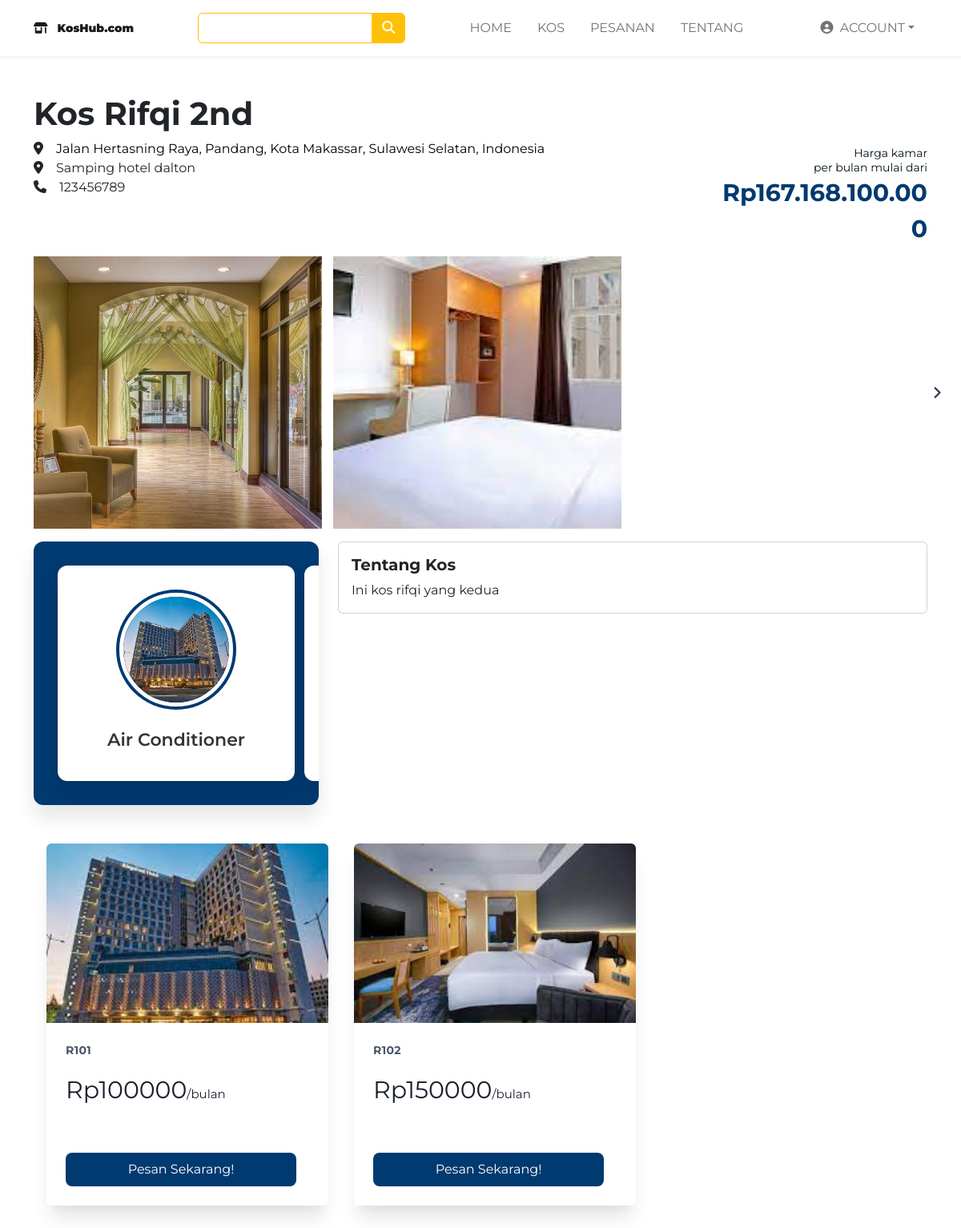
Screenshot of /index.php/user/Kos_user?id=8 with the database file from the repository.
### tables this page shows
CREATE TABLE `daftar_kos` (
  `id_kos` int(11) NOT NULL AUTO_INCREMENT,
  `id_penyewa` int(11) NOT NULL,
  `nama_kos` varchar(100) NOT NULL,
  `alamat_kos` varchar(100) NOT NULL,
  `alamat_lengkap` varchar(100) NOT NULL,
  `tentang_kos` varchar(255) NOT NULL,
  `status` int(1) NOT NULL,
  PRIMARY KEY (`id_kos`),
  KEY `id_penyewa` (`id_penyewa`),
  CONSTRAINT `daftar_kos_ibfk_1` FOREIGN KEY (`id_penyewa`) REFERENCES `penyewa` (`id_penyewa`) ON DELETE CASCADE ON UPDATE CASCADE
);

CREATE TABLE `penyewa` (
  `id_penyewa` int(100) NOT NULL AUTO_INCREMENT,
  `nama` varchar(100) DEFAULT NULL,
  `email` varchar(100) DEFAULT NULL,
  `no_hp` varchar(100) DEFAULT NULL,
  `password` varchar(100) DEFAULT NULL,
  `foto` varchar(255) DEFAULT NULL,
  PRIMARY KEY (`id_penyewa`)
);

CREATE TABLE `gambar_kos` (
  `id_gambar` int(11) NOT NULL AUTO_INCREMENT,
  `id_kos` int(11) NOT NULL,
  `foto_kos` varchar(255) NOT NULL,
  PRIMARY KEY (`id_gambar`),
  KEY `id_kos` (`id_kos`),
  CONSTRAINT `gambar_kos_ibfk_1` FOREIGN KEY (`id_kos`) REFERENCES `daftar_kos` (`id_kos`) ON DELETE CASCADE ON UPDATE CASCADE
);

CREATE TABLE `kamar` (
  `id_kamar` int(11) NOT NULL AUTO_INCREMENT,
  `id_kos` int(11) DEFAULT NULL,
  `nama_kamar` varchar(100) DEFAULT NULL,
  `tarif_bulanan` int(11) DEFAULT NULL,
  `tarif_tahunan` int(11) DEFAULT NULL,
  `status_kamar` varchar(255) NOT NULL,
  `foto` varchar(255) DEFAULT NULL,
  PRIMARY KEY (`id_kamar`),
  KEY `id_kos` (`id_kos`),
  CONSTRAINT `kamar_ibfk_1` FOREIGN KEY (`id_kos`) REFERENCES `daftar_kos` (`id_kos`) ON DELETE CASCADE ON UPDATE CASCADE
);

### application/controllers/user/Kos_user.php (called while the page is built, shortened)
<?php
class Kos_user extends CI_Controller
{
    function __construct()
    {
        $this->load->helper('url');
        $this->load->library('session');
        $this->load->database();
    }
    public function index()
    {
        if (!$this->session->userdata('email')) {
            $id = $this->input->get('id');
            $sqlKos = "SELECT * FROM daftar_kos WHERE id_kos = '$id'";
            $hasilKos = $this->db->query($sqlKos);
            $dataKos['dataKos'] = $hasilKos->result_array();
            $sqlFoto = "SELECT * FROM gambar_kos WHERE id_kos = '$id'";
            $hasilFoto = $this->db->query($sqlFoto);
            $dataFoto['fotoKos'] = $hasilFoto->result_array();
            $sqlNomor = "SELECT no_hp FROM penyewa p JOIN daftar_kos ON p.id_penyewa = daftar_kos.id_penyewa WHERE daftar_kos.id_kos = '$id'";
            $hasilNomor = $this->db->query($sqlNomor);
            $dataNomor['nomorKos'] = $hasilNomor->result_array();
            $sqlharga = "SELECT * FROM kamar WHERE id_kos = '$id'";
            $hasilHarga = $this->db->query($sqlharga);
            $dataHarga['kamarKos'] = $hasilHarga->result_array();
            $sqlMurah = "SELECT MIN(tarif_bulanan) AS smallest_tarif FROM kamar WHERE id_kos = '$id'";
            $hasilMurah = $this->db->query($sqlMurah);
            $dataMurah['termurah'] = $hasilMurah->result_array();
            $data = $dataKos + $dataFoto + $dataNomor + $dataHarga + $dataMurah;
            $this->load->view('user/kos_user', $data);
        }
    }
}

### index.php (called while the page is built, shortened)
<?php
require_once BASEPATH.'core/CodeIgniter.php';

### application/views/user/tailwind/kos-room.php (the view, shortened to what this page needs)
<html lang="en">
<head>
</head>
<body>
    <div class="container">
        <div class="row">
            <?php foreach ($kamarKos as $key => $kamar) { ?>
                <div class="max-w-sm w-full sm:w-1/2 lg:w-1/3 py-6 px-3">
                    <div class="bg-white shadow-xl rounded overflow-hidden">
                        <div class="bg-cover bg-center h-56 p-4" style="background-image: url(<?= $kamar['foto'] ?>)">
                        </div>
                        <div class="p-4">
                            <p class="uppercase tracking-wide text-sm font-bold text-gray-700"><?= $kamar['nama_kamar'] ?>
                            </p>
                            <p class="text-3xl text-gray-900">Rp<?= $kamar['tarif_bulanan'] ?><span style="font-size: 15px;">/bulan</span> </p>
                        </div>
                        <div class="px-4 pt-3 pb-4">
                            <div class="d-grid gap-3">
                                <a class="btn btn-cari btn-lg px-5 me-sm-3 fs-6" onclick="showPopup('<?= $kamar['id_kos'] ?>' ,'<?= $kamar['id_kamar'] ?>','<?= $kamar['nama_kamar'] ?>', '<?= $kamar['tarif_bulanan'] ?>', '<?= $kamar['status_kamar'] ?>')">Pesan
                                    Sekarang!</a>
                            </div>
                        </div>
                    </div>
                </div>
            <?php } ?>
        </div>
    </div>
</body>
</html>

### application/views/user/kos_user.php (shortened to what this page needs)
<!DOCTYPE html>
<html lang="en">
<head>
    <link rel="stylesheet" type="text/css" href="<?= base_url() ?>assets/css_fix/bootstrap.css" />
    <link rel="stylesheet" type="text/css" href="<?= base_url() ?>assets/css_fix/navbar.css" />
    <link rel="stylesheet" type="text/css" href="<?= base_url() ?>assets/css_fix/kos2_user.css" />
    <link rel="stylesheet" type="text/css" href="<?= base_url() ?>assets/css_fix/kos_user2.css" />
    <link href='https://unpkg.com/boxicons@2.1.1/css/boxicons.min.css' rel='stylesheet'>
    <link rel="stylesheet" type="text/css" href="<?= base_url() ?>assets/css_fix/fontawesome/css/all.css" />
    <link href="http://cdnjs.cloudflare.com/ajax/libs/font-awesome/4.3.0/css/font-awesome.css" rel="stylesheet"
        type='text/css'>
</head>
<body>
    <?php if (!isset($email)) {
        echo $this->load->view('user/navbar_user', '', true);
    } else {
        echo $this->load->view('user/navbar_user_login', '', true);
    } ?>
    <div class="container">
        <div class="mt-5">
            <div class="row">
                <div class="col-sm-9">
                    <h1 class="fw-bold"><?php echo $dataKos[0]['nama_kos'] ?></h1>
                    <span><i class="fa-solid fa-location-dot me-3"></i><a style="text-decoration: none; color: black;"
                            href="https://www.google.com/maps/search/<?php echo $dataKos[0]['alamat_kos'] ?>"><?php echo $dataKos[0]['alamat_kos'] ?></a></span>
                    <br>
                    <span><i
                            class="fa-solid fa-location-dot me-3"></i><?php echo $dataKos[0]['alamat_lengkap'] ?></span>
                    <br>
                    <span><i class="fa-solid fa-phone me-3"></i><?php echo $nomorKos[0]['no_hp'] ?></span>
                </div>
                <div class="col-sm-3 fw-bold">
                    <div class="css-1dbjc4n r-obd0qt r-eqz5dr" style="font-size: 30px; margin-top: 4rem;">
                        <div dir="auto" class="css-901oao r-t1w4ow r-1b43r93 r-majxgm r-rjixqe r-1ff274t"
                            style="color: rgb(3, 18, 26);">Harga kamar</div>
                        <div dir="auto" class="css-901oao r-t1w4ow r-1b43r93 r-majxgm r-rjixqe r-1ff274t"
                            style="color: rgb(3, 18, 26);">per bulan mulai dari</div>
                        <h1 aria-level="1" dir="auto" role="heading"
                            class="css-4rbku5 css-901oao r-t1w4ow r-1x35g6 r-b88u0q r-vrz42v r-fdjqy7"
                            style="color: #003a70;">Rp<?php echo $termurah[0]['smallest_tarif'] ?></h1>
                        <div class="css-1dbjc4n" style="padding-bottom: 8px;"></div>
                    </div>
                </div>
                <div class="wrapper mt-1">
                    <div class="carousel">
                        <?php foreach ($fotoKos as $key => $foto) {  ?>
                        <img src="<?= $foto['foto_kos'] ?>" alt="img" draggable="false">
                        <?php } ?>
                    </div>
                    <i id="right" class="fa-solid fa-angle-right"></i>
                </div>
            </div>
            <div class="row mt-3">
                <div class="col-sm-4">
                    <section class="container2 text-center">
                        <div class="card2">
                            <div class="image">
                                <img src="<?= base_url() ?>images/fix/1.jpg" alt="" />
                            </div>
                            <h2>Air Conditioner</h2>
                        </div>
                        <div class="card2">
                        </div>
                    </section>
                </div>
                <div class="col-sm-8">
                    <div class="card w-100">
                        <div class="card-body">
                            <h5 class="card-title fw-bold">Tentang Kos</h5>
                            <p class="card-text truncate"><?= $dataKos[0]['tentang_kos'] ?></p>
                        </div>
                    </div>
                </div>
            </div>
            <div class="mt-4 mb-5">
                <?php echo $this->load->view('user/tailwind/kos-room', '', true); ?>
            </div>
        </div>
</body>

### assets/css_fix/kos2_user.css (style rules this page uses)
.r-1ff274t { text-align: right; }
.r-eqz5dr { -moz-box-direction: normal; -moz-box-orient: vertical; flex-direction: column; }
.r-obd0qt { -moz-box-align: end; align-items: flex-end; }
.css-1dbjc4n { -moz-box-align: stretch; -moz-box-direction: normal; -moz-box-orient: vertical; align-items: stretch; border: 0px solid black; box-sizing: border-box; display: flex; flex-basis: auto; flex-direction: column; flex-shrink: 0; margin: 0px; min-height: 0px; min-width: 0px; padding: 0px; position: relative; z-index: 0; }
.r-rjixqe { line-height: 20px; }
.r-majxgm { font-weight: 500; }
.r-1b43r93 { font-size: 14px; }
.css-901oao { border: 0px solid black; box-sizing: border-box; color: rgb(0, 0, 0); display: inline; font-weight: normal; font-size: 14px; line-height: normal; margin: 0px; padding: 0px; white-space: pre-wrap; overflow-wrap: break-word; }
.r-vrz42v { line-height: 28px; }
.r-1x35g6 { font-size: 24px; }
.r-b88u0q { font-weight: 700; }
.r-fdjqy7 { text-align: right; }
.css-4rbku5 { background-color: rgba(0, 0, 0, 0); color: inherit; font: inherit; list-style: none; margin: 0px; text-align: right; text-decoration: none; }
.css-1dbjc4n { -moz-box-align: stretch; -moz-box-direction: normal; -moz-box-orient: vertical; align-items: stretch; border: 0px solid black; box-sizing: border-box; display: flex; flex-basis: auto; flex-direction: column; flex-shrink: 0; margin: 0px; min-height: 0px; min-width: 0px; padding: 0px; padding-bottom: 0px; position: relative; z-index: 0; }
.wrapper { display: flex; position: relative; }
.wrapper i { top: 50%; height: 44px; width: 44px; color: #343f4f; cursor: pointer; font-size: 1.15rem; position: absolute; text-align: center; line-height: 44px; background: #fff; border-radius: 50%; transform: translateY(-50%); transition: transform 0.1s linear; }
.wrapper i:last-child { right: -22px; }
.wrapper .carousel { font-size: 0px; cursor: pointer; overflow: hidden; white-space: nowrap; scroll-behavior: smooth; }
.carousel img { height: 340px; object-fit: cover; user-select: none; margin-left: 14px; width: calc(100% / 3); }
.carousel img:first-child { margin-left: 0px; }
.container2 { display: flex; gap: 12px; max-width: 400px; width: 100%; background: #003a70; border-radius: 12px; padding: 30px; scroll-snap-type: x mandatory; overflow-x: scroll; scroll-padding: 30px; box-shadow: 0 15px 25px rgba(0, 0, 0, 0.1); }
.container2 .card2 { display: flex; flex: 0 0 100%; flex-direction: column; align-items: center; padding: 30px; border-radius: 12px; background: #fff; scroll-snap-align: start; box-shadow: 0 15px 25px rgba(0, 0, 0, 0.1); }
.card2 .image { height: 150px; width: 150px; padding: 4px; background: #003a70; border-radius: 50%; }
.image img { height: 100%; width: 100%; object-fit: cover; border-radius: 50%; border: 5px solid #fff; }
.card2 h2 { margin-top: 25px; color: #333; font-size: 22px; font-weight: 600; }
.max-w-sm { max-width: 24rem; }
.w-full { width: 100%; }
.sm\:w-1\/2 { width: 50%; }
.py-6 { padding-top: 1.5rem; padding-bottom: 1.5rem; }
.shadow-xl { box-shadow: 0 20px 25px -5px rgba(0, 0, 0, 0.1), 0 10px 10px -5px rgba(0, 0, 0, 0.04); }
.bg-cover { background-size: cover; }
.bg-center { background-position: center; }
.h-56 { height: 14rem; }
.uppercase { text-transform: uppercase; }
.tracking-wide { letter-spacing: 0.025em; }
.text-sm { font-size: 0.875rem; }
.font-bold { font-weight: 700; }
.text-gray-700 { color: #4a5568; }
.text-3xl { font-size: 1.875rem; }
.text-gray-900 { color: #1a202c; }
.truncate { display: -webkit-box; -webkit-line-clamp: 6; -webkit-box-orient: vertical; overflow: hidden; }

### assets/css_fix/kos_user2.css (style rules this page uses)
a { font-weight: 400; color: #009fdf; cursor: pointer; text-decoration: none; line-height: 22px; outline: none; transition: all 0.2s ease-out; }
.btn-cari { color: white; background: #003a70; }

### application/views/user/kos_user.php (style rules this page uses)
body { font-family: 'Montserrat'; }

### rows the page displays
daftar_kos: nama_kos "Kos Rifqi 2nd", alamat_kos "Jalan Hertasning Raya, Pandang, Kota Makassar, Sulawesi Selatan, Indonesia", alamat_lengkap "Samping hotel dalton", tentang_kos "Ini kos rifqi yang kedua"
penyewa: no_hp "123456789"
gambar_kos: foto_kos (picture)
gambar_kos: foto_kos (picture)
kamar: foto (picture), nama_kamar "R101", tarif_bulanan "100000"
kamar: foto (picture), nama_kamar "R102", tarif_bulanan "150000"
